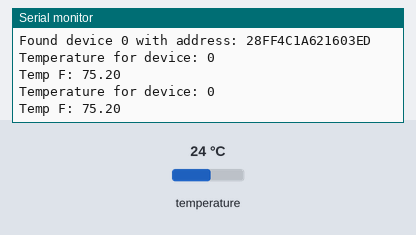
This sketch was run on a simulated Arduino Uno, built with avr-gcc and run on an emulated ATmega328P. On the bench: the last lines printed to the serial monitor. The inputs (shaded band) are chosen by the test bench; at power-on: temperature 24 °C.

Above: at 7.3 s.
7.4 s: temperature set to 28 °C
At 13.0 s:
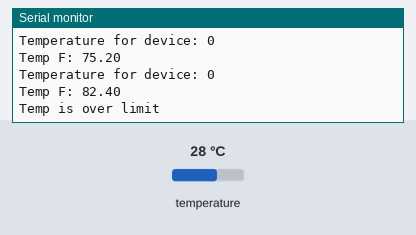
19.3 s: temperature set to 12 °C
At 24.5 s:
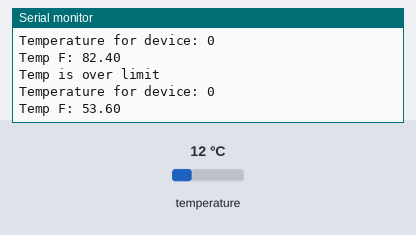
Timing chart, 0 to 26.0 s (numbered marks = the images above; inputs shaded):
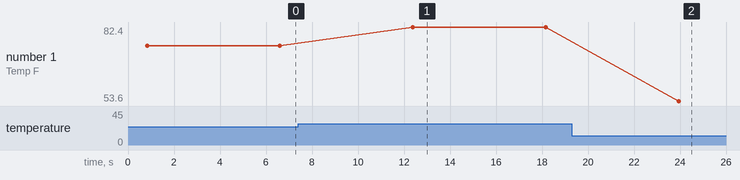

Measured:
- after the input at 7.4 s, the serial monitor: prints a new line after 5.0 s (image 1)
- after the input at 19.3 s, the serial monitor: prints a new line after 4.6 s (image 2)
- plotted number 1: 75.2 → 82.4 after the input at 7.4 s, 82.4 → 53.6 after the input at 19.3 s

The sketch:

Temp_Sensor.ino
```cpp
#include <OneWire.h>
#include <DallasTemperature.h>

// Data wire is plugged into port 4 on the Arduino
// LED wire is plugged into port 3 of the Arduino
#define ONE_WIRE_BUS 4
#define ledPin 3

// Setup a oneWire instance to communicate with any OneWire devices (not just Maxim/Dallas temperature ICs)
OneWire oneWire(ONE_WIRE_BUS);

// Pass our oneWire reference to Dallas Temperature.
DallasTemperature sensors(&oneWire);

int numberOfDevices; // Number of temperature devices found

DeviceAddress tempDeviceAddress; // We'll use this variable to store a found device address

void setup(void) {
  // start serial port
  Serial.begin(9600);

  // Start up the library
  sensors.begin();

  // Grab a count of devices on the wire
  numberOfDevices = sensors.getDeviceCount();

  // locate devices on the bus
  Serial.print("Locating devices...");
  Serial.print("Found ");
  Serial.print(numberOfDevices, DEC);
  Serial.println(" devices.");

  // Loop through each device, print out address
  for(int i=0;i<numberOfDevices; i++)
  {
    // Search the wire for address
    if(sensors.getAddress(tempDeviceAddress, i))
    {
      Serial.print("Found device ");
      Serial.print(i, DEC);
      Serial.print(" with address: ");
      printAddress(tempDeviceAddress);
      Serial.println();
    }
    else
    {
      Serial.print("Found ghost device at ");
      Serial.print(i, DEC);
      Serial.print(" but could not detect address. Check power and cabling");
    }
  }
  Serial.println();
}
const int tempFLimit = 80;
void loop(void) {
  sensors.requestTemperatures(); // Send the command to get temperatures
  int tempFHighest = -256;
  // Loop through each device, print out temperature data
  for(int i=0; i < numberOfDevices; i++) {
    // Search the wire for address
    if(sensors.getAddress(tempDeviceAddress, i))
    {
        // Output the device ID
        Serial.print("Temperature for device: ");
        Serial.println(i,DEC);

        float tempF = sensors.getTempF(tempDeviceAddress);

        // Print temp data;
        Serial.print("Temp F: ");
        Serial.println(tempF);

    if (tempF > tempFLimit)
      {
        tempFHighest = tempF;
      }

    if (tempFHighest > tempFLimit)
      {
        digitalWrite(ledPin, HIGH);
        Serial.println("Temp is over limit");
      }
    else
      {
        digitalWrite(ledPin, LOW);
      }
    }
  }
  Serial.println();
  delay(5000);
}


// function to print a device address
void printAddress(DeviceAddress deviceAddress)
  {
  for (uint8_t i = 0; i < 8; i++)
  {
    if (deviceAddress[i] < 16) Serial.print("0");
      Serial.print(deviceAddress[i], HEX);
  }
}
```
